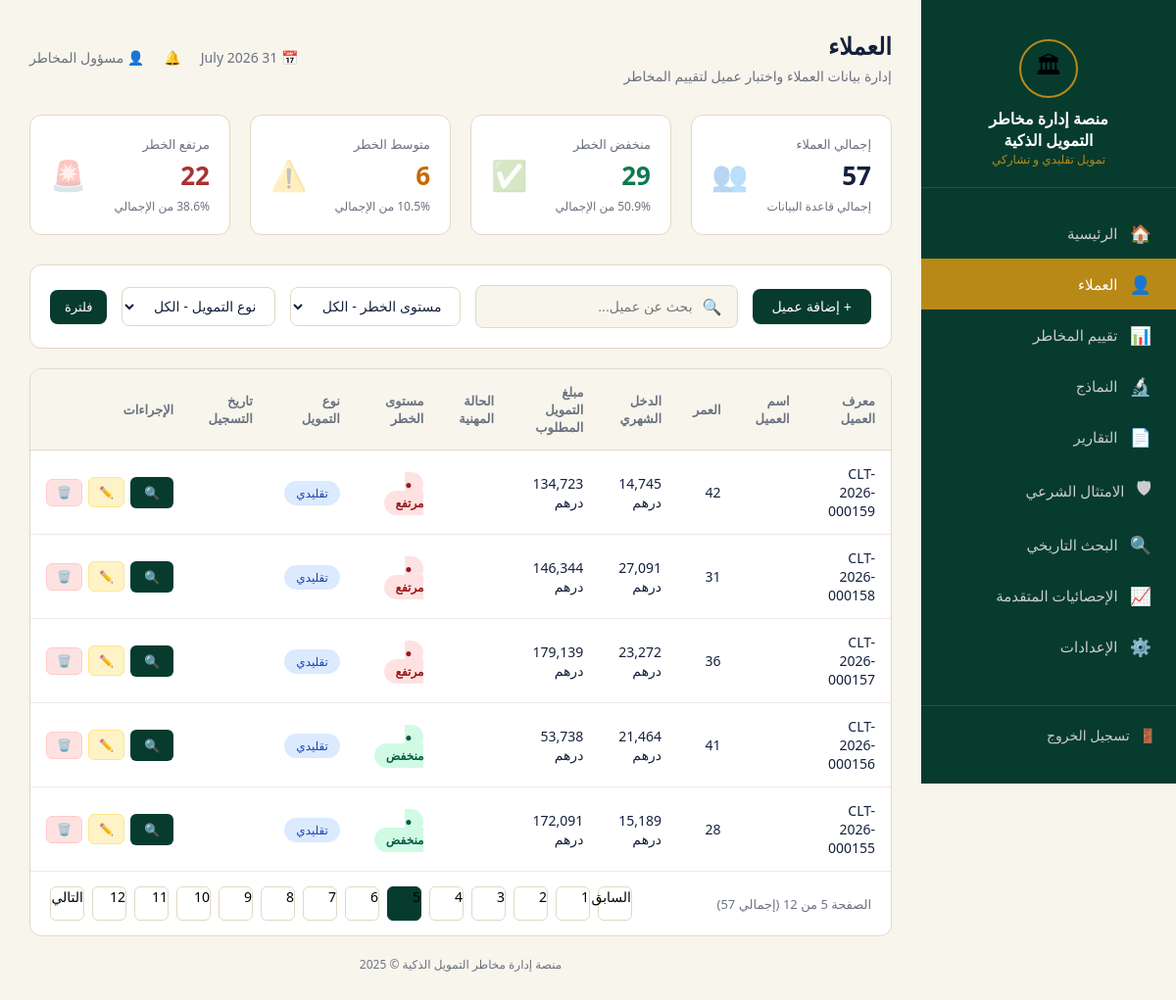
The app's page /clients?page=5&search=&risk=الكل&type=الكل (signed in) with its own data.
### tables this page shows
CREATE TABLE clients (
                id TEXT PRIMARY KEY,
                data TEXT
            );

### app.py (the view)
@app.route('/clients')
@login_required
def clients():
    date_str = datetime.now().strftime("%d %B %Y")
    search = request.args.get('search', '').lower()
    risk_filter = request.args.get('risk', 'الكل')
    type_filter = request.args.get('type', 'الكل')
    page = int(request.args.get('page', 1))
    clients_list = get_all_clients()
    filtered_clients = clients_list
    if search:
        filtered_clients = [c for c in filtered_clients if search in c['id'].lower() or search in c.get('job', '').lower()]
    if risk_filter != 'الكل':
        filtered_clients = [c for c in filtered_clients if c.get('risk_level') == risk_filter]
    if type_filter != 'الكل':
        filtered_clients = [c for c in filtered_clients if c.get('finance_type') == type_filter]
    total = len(clients_list)
    low = sum(1 for c in clients_list if c.get('risk_level') == 'منخفض')
    mid = sum(1 for c in clients_list if c.get('risk_level') == 'متوسط')
    high = sum(1 for c in clients_list if c.get('risk_level') == 'مرتفع')
    stats = {
        'total': total, 'low': low, 'mid': mid, 'high': high,
        'low_pct': round((low/total)*100, 1) if total else 0,
        'mid_pct': round((mid/total)*100, 1) if total else 0,
        'high_pct': round((high/total)*100, 1) if total else 0,
    }
    per_page = 5
    total_pages = max(1, (len(filtered_clients) + per_page - 1) // per_page)
    page = max(1, min(page, total_pages))
    start_idx = (page - 1) * per_page
    end_idx = start_idx + per_page
    paginated_clients = filtered_clients[start_idx:end_idx]
    return render_template('clients.html', clients=paginated_clients, stats=stats, date=date_str,
                           current_page=page, total_pages=total_pages, search=search, risk=risk_filter, type=type_filter)

### app.py (called while the page is built)
def get_db_connection():
    conn = sqlite3.connect(DB_FILE)
    conn.row_factory = sqlite3.Row
    return conn

def get_all_clients():
    if USE_FIREBASE and db:
        try:
            docs = db.collection('clients').order_by('id', direction=firestore.Query.DESCENDING).stream(timeout=5.0)
            return [doc.to_dict() for doc in docs]
        except Exception as e:
            print(f"Firestore get_all_clients error (timing out/offline): {e}")
    try:
        conn = get_db_connection()
        cursor = conn.cursor()
        cursor.execute("SELECT data FROM clients ORDER BY id DESC")
        rows = cursor.fetchall()
        conn.close()
        return [json.loads(row['data']) for row in rows]
    except Exception as e:
        print(f"SQLite get_all_clients error: {e}")
        return []

def login_required(f):
    @wraps(f)
    def decorated_function(*args, **kwargs):
        if 'logged_in' not in session:
            return redirect(url_for('login'))
        return f(*args, **kwargs)
    return decorated_function

### templates/clients.html (shortened to what this page needs)
{% extends 'base.html' %}
{% block content %}
<div class="topbar">
    <div>
        <h1>العملاء</h1>
        <p>إدارة بيانات العملاء واختبار عميل لتقييم المخاطر</p>
    </div>
    <div class="info">
        <span>📅 {{ date }}</span>
        <span>🔔</span>
        <span>👤 مسؤول المخاطر</span>
    </div>
</div>
<div class="stats">
    <div class="stat-card total">
        <div class="left">
            <div class="label">إجمالي العملاء</div>
            <div class="value">{{ stats.total }}</div>
            <div class="sub">إجمالي قاعدة البيانات</div>
        </div>
        <div class="icon">👥</div>
    </div>
    <div class="stat-card green">
        <div class="left">
            <div class="label">منخفض الخطر</div>
            <div class="value">{{ stats.low }}</div>
            <div class="sub">{{ stats.low_pct }}% من الإجمالي</div>
        </div>
        <div class="icon">✅</div>
    </div>
    <div class="stat-card orange">
        <div class="left">
            <div class="label">متوسط الخطر</div>
            <div class="value">{{ stats.mid }}</div>
            <div class="sub">{{ stats.mid_pct }}% من الإجمالي</div>
        </div>
        <div class="icon">⚠️</div>
    </div>
    <div class="stat-card red">
        <div class="left">
            <div class="label">مرتفع الخطر</div>
            <div class="value">{{ stats.high }}</div>
            <div class="sub">{{ stats.high_pct }}% من الإجمالي</div>
        </div>
        <div class="icon">🚨</div>
    </div>
</div>
<form method="GET" action="{{ url_for('clients') }}" class="filters">
    <button type="button" class="btn-add" onclick="document.getElementById('addModal').style.display='flex'">+ إضافة عميل</button>
    <div class="search-box">
        <span>🔍</span>
        <input type="text" name="search" placeholder="بحث عن عميل..." value="{{ search }}">
    </div>
    <select class="filter-select" name="risk">
        <option value="الكل" {% if risk == 'الكل' %}selected{% endif %}>مستوى الخطر - الكل</option>
    </select>
    <select class="filter-select" name="type">
        <option value="الكل" {% if type == 'الكل' %}selected{% endif %}>نوع التمويل - الكل</option>
    </select>
    <button type="submit" class="btn-assess" style="padding: 10px 15px; border-radius: 8px;">فلترة</button>
</form>
<div class="table-card">
    <table>
        <thead>
            <tr>
                <th>معرف العميل</th>
                <th>اسم العميل</th>
                <th>العمر</th>
                <th>الدخل الشهري</th>
                <th>مبلغ التمويل المطلوب</th>
                <th>الحالة المهنية</th>
                <th>مستوى الخطر</th>
                <th>نوع التمويل</th>
                <th>تاريخ التسجيل</th>
                <th>الإجراءات</th>
            </tr>
        </thead>
        <tbody>
            {% for client in clients %}
            <tr>
                <td>{{ client.id }}</td>
                <td>{{ client.name }}</td>
                <td>{{ client.age }}</td>
                <td>{{ "{:,.0f}".format(client.income) }} درهم</td>
                <td>{{ "{:,.0f}".format(client.loan_amount) }} درهم</td>
                <td>{{ client.job }}</td>
                <td>
                    {% if client.risk_level == 'منخفض' %}
                        <span class="badge-risk low">● منخفض</span>
                    {% elif client.risk_level == 'متوسط' %}
                        <span class="badge-risk mid">● متوسط</span>
                    {% else %}
                        <span class="badge-risk high">● مرتفع</span>
                    {% endif %}
                </td>
                <td>
                    {% if client.finance_type == 'تشاركي' %}
                        <span class="badge-type part">تشاركي</span>
                    {% else %}
                        <span class="badge-type trad">تقليدي</span>
                    {% endif %}
                </td>
                <td>{{ client.date }}</td>
                <td>
                    <div class="action-btns">
                        <a class="btn-assess" href="{{ url_for('risk_assessment_client', client_id=client.id) }}" title="تقييم المخاطر">🔍</a>
                        <a class="btn-edit-sm" href="{{ url_for('edit_client_route', client_id=client.id) }}" title="تعديل">✏️</a>
                        <button class="btn-delete-sm" onclick="confirmDelete('{{ client.id }}')" title="حذف">🗑️</button>
                    </div>
                </td>
            </tr>
            {% endfor %}
        </tbody>
    </table>
    <div class="pagination">
        <div class="page-info">الصفحة {{ current_page }} من {{ total_pages }} (إجمالي {{ stats.total }})</div>
        <div class="pages">
            {% if current_page > 1 %}
            <a href="{{ url_for('clients', page=current_page-1, search=search, risk=risk, type=type) }}" class="page-btn" style="text-decoration:none; color:inherit;">السابق</a>
            {% endif %}
            {% for p in range(1, total_pages + 1) %}
            <a href="{{ url_for('clients', page=p, search=search, risk=risk, type=type) }}" class="page-btn {% if p == current_page %}active{% endif %}" style="text-decoration:none; color:inherit;">{{ p }}</a>
            {% endfor %}
            {% if current_page < total_pages %}
            <a href="{{ url_for('clients', page=current_page+1, search=search, risk=risk, type=type) }}" class="page-btn" style="text-decoration:none; color:inherit;">التالي</a>
            {% endif %}
        </div>
    </div>
</div>
{% endblock %}

### static/CSS/style.css (style rules this page uses)
* { margin: 0; padding: 0; box-sizing: border-box; }
body { font-family: 'Segoe UI', Tahoma, sans-serif; background: #F8F5EC; display: flex; }
.topbar { display: flex; justify-content: space-between; align-items: center; margin-bottom: 30px; }
.topbar h1 { font-size: 24px; color: #14213D; margin-bottom: 5px; }
.topbar p { color: #6B7280; font-size: 14px; }
.topbar .info { display: flex; align-items: center; gap: 20px; color: #6B7280; font-size: 14px; }
.stats { display: grid; grid-template-columns: repeat(4, 1fr); gap: 20px; margin-bottom: 30px; }
.stat-card { background: white; border-radius: 12px; padding: 20px; border: 1px solid #E1D8C6; display: flex; justify-content: space-between; align-items: center; }
.stat-card .left .label, .stat-card .label { color: #6B7280; font-size: 13px; margin-bottom: 5px; }
.stat-card .left .value, .stat-card .value { font-size: 26px; font-weight: bold; }
.stat-card .left .sub, .stat-card .sub { font-size: 12px; color: #6B7280; margin-top: 5px; }
.stat-card .icon { font-size: 30px; opacity: 0.3; }
.stat-card.total .left .value, .stat-card.total .value { color: #14213D; }
.stat-card.green .left .value, .stat-card.green .value { color: #0F7A4F; }
.stat-card.orange .left .value, .stat-card.orange .value { color: #C76A00; }
.stat-card.red .left .value, .stat-card.red .value { color: #A83232; }
.filters { background: white; border-radius: 12px; padding: 20px; border: 1px solid #E1D8C6; margin-bottom: 20px; display: flex; gap: 15px; align-items: center; flex-wrap: wrap; }
.search-box { flex: 1; display: flex; align-items: center; gap: 10px; background: #F8F5EC; border: 1px solid #E1D8C6; border-radius: 8px; padding: 10px 15px; }
.search-box input { border: none; background: transparent; font-size: 14px; width: 100%; text-align: right; }
.filter-select { padding: 10px 15px; border: 1px solid #E1D8C6; border-radius: 8px; font-size: 14px; background: white; color: #14213D; }
.btn-add { padding: 10px 20px; background: #063B2E; color: white; border: none; border-radius: 8px; font-size: 14px; cursor: pointer; white-space: nowrap; }
.table-card { background: white; border-radius: 12px; border: 1px solid #E1D8C6; overflow: hidden; }
table { width: 100%; border-collapse: collapse; }
th { background: #F8F5EC; padding: 14px 16px; text-align: right; font-size: 13px; color: #6B7280; border-bottom: 1px solid #E1D8C6; }
td { padding: 14px 16px; text-align: right; font-size: 14px; color: #14213D; border-bottom: 1px solid #F0EBE0; }
.badge-risk { padding: 4px 12px; border-radius: 20px; font-size: 12px; font-weight: 600; }
.badge-risk.low { background: #D1FAE5; color: #065F46; }
.badge-risk.high { background: #FEE2E2; color: #991B1B; }
.badge-type { padding: 4px 12px; border-radius: 20px; font-size: 12px; }
.badge-type.trad { background: #DBEAFE; color: #1E40AF; }
.btn-assess { padding: 7px 14px; background: #063B2E; color: white; border: none; border-radius: 6px; font-size: 13px; cursor: pointer; text-decoration: none; display: inline-block; }
.pagination { display: flex; justify-content: space-between; align-items: center; padding: 15px 20px; }
.pagination .pages { display: flex; gap: 8px; }
.page-btn { width: 35px; height: 35px; border: 1px solid #E1D8C6; border-radius: 6px; background: white; cursor: pointer; font-size: 14px; }
.page-btn.active { background: #063B2E; color: white; border-color: #063B2E; }
.page-info { color: #6B7280; font-size: 13px; }

### templates/clients.html (style rules this page uses)
.action-btns { display: flex; gap: 6px; align-items: center; }
.btn-edit-sm { padding: 6px 10px; background: #FEF3C7; color: #92400E; border: 1px solid #FDE68A; border-radius: 6px; font-size: 12px; cursor: pointer; text-decoration: none; white-space: nowrap; transition: all 0.2s; }
.btn-delete-sm { padding: 6px 10px; background: #FEE2E2; color: #991B1B; border: 1px solid #FECACA; border-radius: 6px; font-size: 12px; cursor: pointer; white-space: nowrap; transition: all 0.2s; }

### records on screen
clients: id "CLT-2026-000159", age "42", income "14,745", loan_amount "134,723", shows "● مرتفع"
clients: id "CLT-2026-000158", age "31", income "27,091", loan_amount "146,344", shows "● مرتفع"
clients: id "CLT-2026-000157", age "36", income "23,272", loan_amount "179,139", shows "● مرتفع"
clients: id "CLT-2026-000156", age "41", income "21,464", loan_amount "53,738", shows "● منخفض"
clients: id "CLT-2026-000155", age "28", income "15,189", loan_amount "172,091", shows "● منخفض"

### other values on screen
{{ stats.total }} "57"
{{ stats.low }} "29"
{{ stats.low_pct }} "50.9"
{{ stats.mid }} "6"
{{ stats.mid_pct }} "10.5"
{{ stats.high }} "22"
{{ stats.high_pct }} "38.6"
{{ p }} "1" "2" "3" "4" "5" "6" "7" "8" "9" "10" "11" "12"
